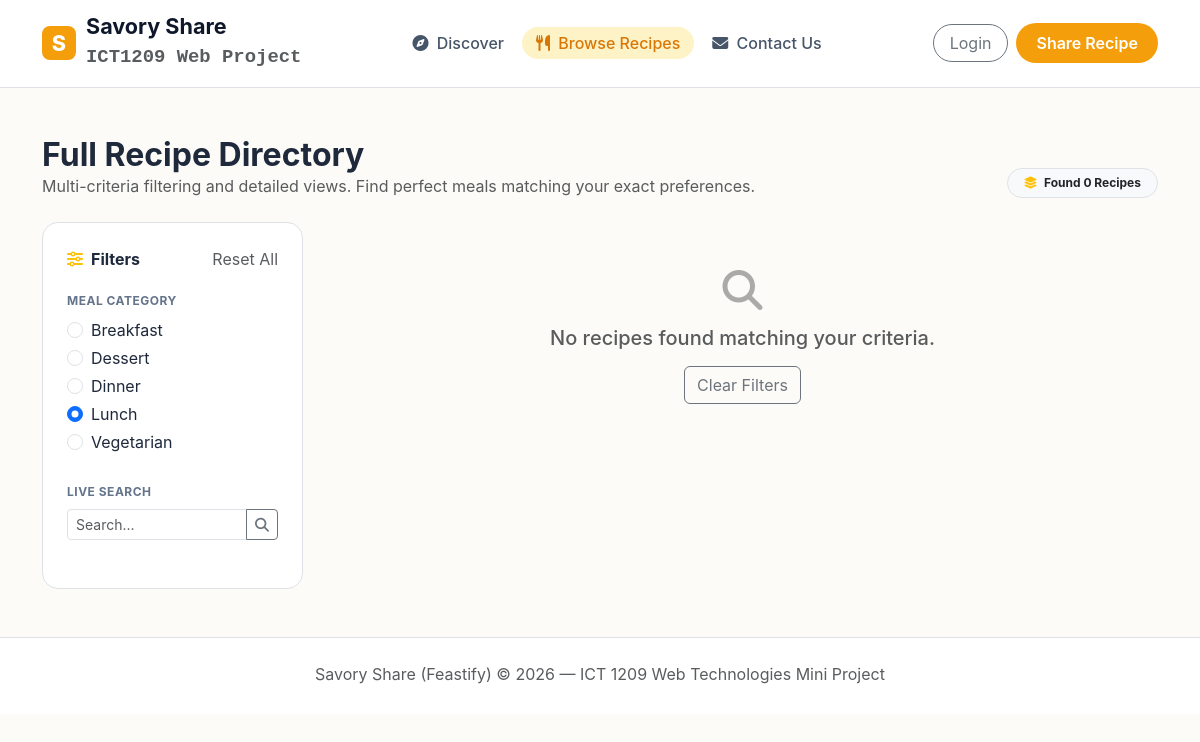
/dashboard.php?category=lunch, run on the app's committed database.
### tables this page shows
CREATE TABLE IF NOT EXISTS `categories` (
  `id` INT AUTO_INCREMENT PRIMARY KEY,
  `name` VARCHAR(50) NOT NULL UNIQUE,
  `slug` VARCHAR(50) NOT NULL UNIQUE,
  `icon` VARCHAR(50) DEFAULT 'fa-solid fa-utensils'
);

### dashboard.php (the view, shortened to what this page needs)
<?php
require_once 'includes/db.php';
$search = $_GET['q'] ?? '';
$category = $_GET['category'] ?? '';
$query = "SELECT r.*, c.name as category_name, c.slug as category_slug FROM recipes r LEFT JOIN categories c ON r.category_id = c.id WHERE 1=1";
$params = [];
if (!empty($category)) {
    $query .= " AND c.slug = ?";
    $params[] = $category;
}
$query .= " ORDER BY r.created_at DESC";
$stmt = $pdo->prepare($query);
$stmt->execute($params);
$recipes = $stmt->fetchAll();
?>
<!DOCTYPE html>
<html lang="en">
<head>
  <link href="https://cdn.jsdelivr.net/npm/bootstrap@5.3.0/dist/css/bootstrap.min.css" rel="stylesheet">
  <link rel="stylesheet" href="https://cdnjs.cloudflare.com/ajax/libs/font-awesome/6.4.0/css/all.min.css">
  <link rel="stylesheet" href="css/wireframe.css">
</head>
<body>
  <nav class="navbar navbar-expand-lg bg-white border-bottom py-3 sticky-top">
    <div class="container">
      <a class="navbar-brand-custom" href="index.php">
        <span class="brand-badge">S</span>
        <div>
          <div class="lh-1">Savory Share</div>
          <small class="text-muted fs-7 font-monospace">ICT1209 Web Project</small>
        </div>
      </a>
      <div class="collapse navbar-collapse" id="navMenu">
        <ul class="navbar-nav mx-auto gap-1">
          <li class="nav-item"><a class="nav-link-custom" href="index.php"><i class="fa-solid fa-compass me-1"></i> Discover</a></li>
          <li class="nav-item"><a class="nav-link-custom active" href="dashboard.php"><i class="fa-solid fa-utensils me-1"></i> Browse Recipes</a></li>
          <li class="nav-item"><a class="nav-link-custom" href="contact.php"><i class="fa-solid fa-envelope me-1"></i> Contact Us</a></li>
        </ul>
        <div class="d-flex align-items-center gap-2">
          <?php if (isset($_SESSION['user_id'])): ?>
            <a href="submit-recipe.php" class="btn btn-amber me-2"><i class="fa-solid fa-pen-nib me-1"></i> Share Recipe</a>
            <span class="me-3 fw-bold text-dark"><i class="fa-solid fa-user-circle me-1"></i> <?= htmlspecialchars($_SESSION['user_name']) ?></span>
            <a href="auth/logout.php" class="btn btn-outline-danger rounded-pill px-3">Logout</a>
          <?php else: ?>
            <a href="auth/login.php" class="btn btn-outline-secondary rounded-pill px-3">Login</a>
            <a href="auth/register.php" class="btn btn-amber">Share Recipe</a>
          <?php endif; ?>
        </div>
      </div>
    </div>
  </nav>
  <main class="container my-5">
    <div class="d-flex justify-content-between align-items-end mb-4">
      <div>
        <h2 class="fw-bold m-0">Full Recipe Directory</h2>
        <p class="text-muted m-0">Multi-criteria filtering and detailed views. Find perfect meals matching your exact preferences.</p>
      </div>
      <span class="badge bg-light text-dark border px-3 py-2 rounded-pill"><i class="fa-solid fa-layer-group me-1 text-warning"></i> Found <?= count($recipes) ?> Recipes</span>
    </div>
    <div class="row g-4">
      <div class="col-lg-3">
        <div class="bg-white p-4 rounded-4 border">
          <div class="d-flex justify-content-between align-items-center mb-3">
            <h6 class="fw-bold m-0"><i class="fa-solid fa-sliders me-2 text-warning"></i>Filters</h6>
            <a href="dashboard.php" class="text-decoration-none text-muted fs-7">Reset All</a>
          </div>
          <form action="dashboard.php" method="GET">
              <div class="mb-4">
                <label class="wireframe-label mb-2">Meal Category</label>
                <?php
                $catStmt = $pdo->query("SELECT * FROM categories ORDER BY name ASC");
                while ($c = $catStmt->fetch()):
                ?>
                <div class="form-check fs-7 mb-1">
                  <input class="form-check-input" type="radio" name="category" id="cat_<?= $c['slug'] ?>" value="<?= $c['slug'] ?>" <?= ($category === $c['slug']) ? 'checked' : '' ?> onchange="this.form.submit()">
                  <label class="form-check-label" for="cat_<?= $c['slug'] ?>"><?= htmlspecialchars($c['name']) ?></label>
                </div>
                <?php endwhile; ?>
              </div>
              <div class="mb-4">
                <label class="wireframe-label mb-2">Live Search</label>
                <div class="input-group input-group-sm">
                    <input type="text" name="q" class="form-control" placeholder="Search..." value="<?= htmlspecialchars($search) ?>">
                    <button class="btn btn-outline-secondary" type="submit"><i class="fa-solid fa-search"></i></button>
                </div>
              </div>
          </form>
        </div>
      </div>
      <div class="col-lg-9">
        <div class="row g-4">
          <?php if (count($recipes) > 0): foreach ($recipes as $recipe): ?>
          <div class="col-md-6 col-xl-4">
            <div class="recipe-card h-100">
              <?php if (!empty($recipe['image_url'])): ?>
              <div class="position-relative">
                <img src="<?= htmlspecialchars($recipe['image_url']) ?>" class="recipe-card-img" alt="<?= htmlspecialchars($recipe['title']) ?>">
                <span class="position-absolute top-0 start-0 m-3 meal-badge badge-<?= htmlspecialchars($recipe['category_slug']) ?>">
                    <?= strtoupper(htmlspecialchars($recipe['category_name'])) ?>
                </span>
              </div>
              <?php endif; ?>
              <div class="p-3">
                <?php if (empty($recipe['image_url'])): ?>
                <div class="mb-2">
                  <span class="meal-badge badge-<?= htmlspecialchars($recipe['category_slug']) ?>">
                      <?= strtoupper(htmlspecialchars($recipe['category_name'])) ?>
                  </span>
                </div>
                <?php endif; ?>
                <div class="d-flex align-items-center text-warning fs-7 mb-1">
                  <i class="fa-solid fa-star me-1"></i> 4.5 <span class="text-muted ms-1">(Phase 2)</span>
                </div>
                <h6 class="fw-bold mb-2"><?= htmlspecialchars($recipe['title']) ?></h6>
                <p class="text-muted fs-7 mb-3"><?= htmlspecialchars(substr($recipe['instructions'], 0, 70)) ?>...</p>
                <div class="d-flex justify-content-between align-items-center pt-2 border-top fs-7 text-muted">
                  <span><i class="fa-regular fa-clock me-1"></i> <?= htmlspecialchars($recipe['prep_time'] + $recipe['cook_time']) ?> Mins</span>
                  <button class="btn btn-link text-decoration-none fw-semibold text-warning p-0" data-bs-toggle="modal" data-bs-target="#recipeModal<?= $recipe['id'] ?>">Cook Recipe &rarr;</button>
                </div>
              </div>
            </div>
          </div>
          <div class="modal fade" id="recipeModal<?= $recipe['id'] ?>" tabindex="-1" aria-hidden="true">
            <div class="modal-dialog modal-xl modal-dialog-centered">
              <div class="modal-content border-0 rounded-4 shadow-lg overflow-hidden">
                <div class="modal-body p-0">
                  <button type="button" class="btn-close position-absolute top-0 end-0 m-3 z-3 bg-white p-2 shadow-sm rounded-circle" data-bs-dismiss="modal" aria-label="Close"></button>
                  <div class="row g-0">
                    <div class="col-md-4 bg-light p-4 border-end overflow-auto" style="max-height: 80vh;">
                      <h5 class="fw-bold text-dark mb-3"><i class="fa-solid fa-list-check me-2 text-warning"></i>Ingredients</h5>
                      <div class="text-muted fs-6 mb-4" style="white-space: pre-wrap;"><?= htmlspecialchars($recipe['ingredients'] ?? 'No ingredients listed.') ?></div>
                      <h5 class="fw-bold text-dark mb-3"><i class="fa-solid fa-fire-burner me-2 text-warning"></i>Instructions</h5>
                      <div class="text-muted fs-6" style="white-space: pre-wrap;"><?= htmlspecialchars($recipe['instructions']) ?></div>
                    </div>
                    <div class="col-md-4 p-5 d-flex flex-column justify-content-center">
                      <span class="badge bg-amber text-warning rounded-pill px-3 py-2 align-self-start mb-3"><?= strtoupper(htmlspecialchars($recipe['category_name'])) ?></span>
                      <div class="d-flex align-items-start justify-content-between mb-3">
                          <h2 class="fw-bold mb-0"><?= htmlspecialchars($recipe['title']) ?></h2>
                          <?php if (isset($_SESSION['user_id']) && $_SESSION['user_id'] == $recipe['user_id']): ?>
                              <a href="edit-recipe.php?id=<?= $recipe['id'] ?>" class="btn btn-sm btn-outline-warning rounded-pill px-3 ms-2 text-nowrap"><i class="fa-solid fa-pen-to-square me-1"></i>Edit</a>
                          <?php endif; ?>
                      </div>
                      <div class="d-flex align-items-center gap-3 mb-4 text-muted fs-7">
                          <span><i class="fa-regular fa-clock me-1"></i> <?= htmlspecialchars($recipe['prep_time'] + $recipe['cook_time']) ?> Mins</span>
                          <span><i class="fa-solid fa-signal me-1"></i> <?= htmlspecialchars($recipe['difficulty']) ?></span>
                          <span><i class="fa-solid fa-user-group me-1"></i> <?= htmlspecialchars($recipe['servings']) ?> Servings</span>
                      </div>
                      <p class="text-muted fs-6 lead">A delicious homemade <?= strtolower(htmlspecialchars($recipe['category_name'])) ?> recipe ready to be cooked and enjoyed.</p>
                    </div>
                    <div class="col-md-4">
                      <?php if (!empty($recipe['image_url'])): ?>
                        <img src="<?= htmlspecialchars($recipe['image_url']) ?>" alt="<?= htmlspecialchars($recipe['title']) ?>" class="img-fluid w-100 h-100 object-fit-cover" style="min-height: 400px;">
                      <?php else: ?>
                        <div class="w-100 h-100 d-flex align-items-center justify-content-center bg-secondary bg-opacity-10" style="min-height: 400px;">
                          <i class="fa-solid fa-utensils fs-1 text-muted opacity-25"></i>
                        </div>
                      <?php endif; ?>
                    </div>
                  </div>
                </div>
              </div>
            </div>
          </div>
          <?php endforeach; else: ?>
            <div class="col-12 text-center py-5 text-muted">
                <i class="fa-solid fa-magnifying-glass fs-1 mb-3 opacity-50"></i>
                <h5>No recipes found matching your criteria.</h5>
                <a href="dashboard.php" class="btn btn-outline-secondary mt-2">Clear Filters</a>
            </div>
          <?php endif; ?>
        </div>
      </div>
    </div>
  </main>
  <footer class="bg-white border-top py-4 mt-5">
    <div class="container text-center text-muted fs-7">
      <p class="mb-1">Savory Share (Feastify) &copy; 2026 — ICT 1209 Web Technologies Mini Project</p>
    </div>
  </footer>
</body>
</html>

### css/wireframe.css (style rules this page uses)
:root { --primary-amber: #f59e0b; --primary-amber-hover: #d97706; --dark-navy: #0f172a; --card-bg-navy: #1e293b; --bg-cream: #fdfbf7; --text-dark: #1e293b; --text-muted: #64748b; --border-light: #e2e8f0; --badge-light: #f1f5f9; }
body { font-family: 'Inter', -apple-system, BlinkMacSystemFont, "Segoe UI", Roboto, sans-serif; background-color: var(--bg-cream); color: var(--text-dark); margin: 0; padding: 0; }
.navbar-brand-custom { display: flex; align-items: center; gap: 10px; font-weight: 700; font-size: 1.35rem; color: var(--dark-navy); text-decoration: none; }
.brand-badge { background: var(--primary-amber); color: #fff; width: 34px; height: 34px; border-radius: 8px; display: inline-flex; align-items: center; justify-content: center; font-weight: 800; }
.nav-link-custom { font-weight: 500; color: #475569; text-decoration: none; padding: 6px 14px; border-radius: 20px; transition: all 0.2s ease; }
.nav-link-custom:hover, .nav-link-custom.active { color: var(--primary-amber-hover); background: #fef3c7; }
.btn-amber { background-color: var(--primary-amber); color: #ffffff; border-radius: 20px; padding: 8px 20px; font-weight: 600; border: none; transition: background 0.2s ease; }
.wireframe-label { font-size: 0.75rem; font-weight: 700; text-transform: uppercase; color: #64748b; letter-spacing: 0.5px; }

### data on the page
categories: slug "☐ Breakfast", name "Breakfast"
categories: slug "☐ Dessert", name "Dessert"
categories: slug "☐ Dinner", name "Dinner"
categories: slug "☑ Lunch", name "Lunch"
categories: slug "☐ Vegetarian", name "Vegetarian"

### other printed values
count($recipes) "0"
